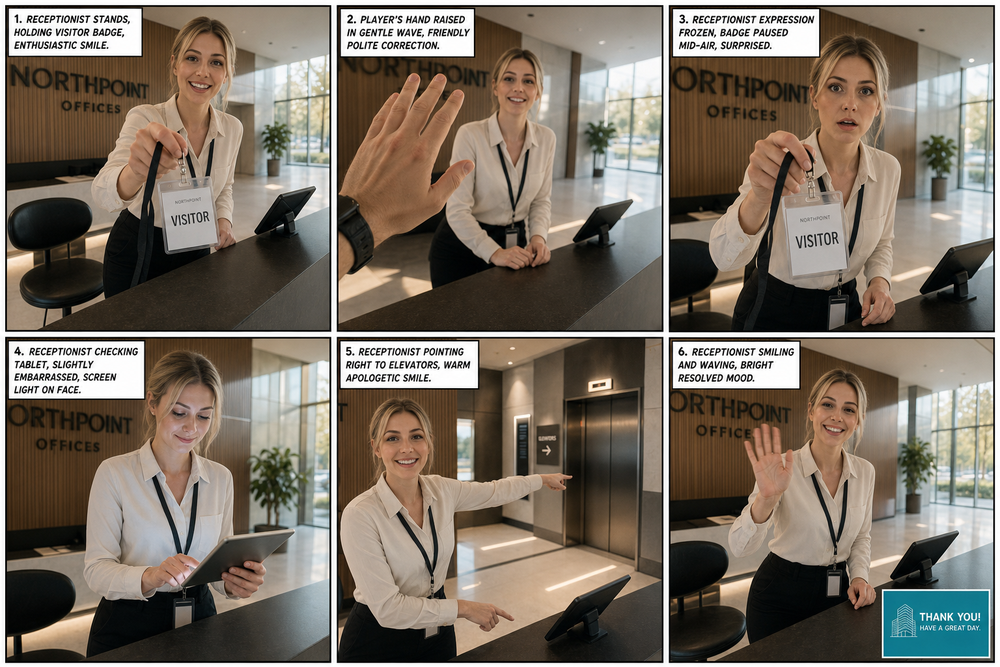
#> input picture 切图/0e2d374d8d04e75b2fc7c2a45ed4f2e5917bbda5f0d2761081cee08ab8301e70.png, 1000 x 667 px, shrunk from 1536 x 1024 before the run
$ python split_grid.py '切图/0e2d374d8d04e75b2fc7c2a45ed4f2e5917bbda5f0d2761081cee08ab8301e70.png' 5 5 out '切图/2487eba0aeccc6ec271b94aebea82602218d3082de48d1bce13e37849bb03346.png'
#> lines starting #> are read from the running program, lines starting #| are printed output that depends on the picture
#!/usr/bin/env python3
"""Split a storyboard grid image into individual panels.

Usage:
  Manual mode:  python3 split_grid.py <image> <rows> <cols> [output_dir] [prefix]
  Auto mode:    python3 split_grid.py <image> --auto [output_dir] [prefix]
                python3 split_grid.py <image> -a [output_dir] [prefix]
"""
import sys
import os
from PIL import Image

# ──────────────────────────────────────────
# Auto-detection
# ──────────────────────────────────────────

# [63 lines left out: function auto_detect_grid, not called in this run]


# ──────────────────────────────────────────
# Core splitter
# ──────────────────────────────────────────

def split_grid(image_path, rows, cols, output_dir=None, prefix="panel"):
    """
    Split a grid image into rows x cols panels.

    Args:
        image_path: Path to the grid image
        rows: Number of rows in the grid
        cols: Number of columns in the grid
        output_dir: Directory for output panels (default: same dir as input)
        prefix: Output filename prefix (default: "panel")

    Returns:
        List of output file paths
    """
#> called with rows = 5, cols = 5, output_dir = 'out'
    img = Image.open(image_path)
#> img is the input picture: PIL image 1000x667 RGB; mean R, G, B 122.2, 111.9, 99.9
    width, height = img.size
#> width = 1000; height = 667

    panel_w = width // cols
#> panel_w = 200
    panel_h = height // rows
#> panel_h = 133

    if output_dir is None:
        output_dir = os.path.dirname(image_path) or "."
    os.makedirs(output_dir, exist_ok=True)

    base_name = os.path.splitext(os.path.basename(image_path))[0]
    out_dir = os.path.join(output_dir, f"{base_name}_panels")
    os.makedirs(out_dir, exist_ok=True)

    outputs = []
    panel_num = 1
    for row in range(rows):
        for col in range(cols):
            left = col * panel_w
            upper = row * panel_h
            right = left + panel_w
            lower = upper + panel_h

            panel = img.crop((left, upper, right, lower))
            out_path = os.path.join(out_dir, f"{prefix}_{panel_num:02d}.png")
            panel.save(out_path, "PNG")
            outputs.append(out_path)
            panel_num += 1
#> this loop made 5 passes
#> pass 1, in split_grid, `panel.save(out_path, "PNG")`:
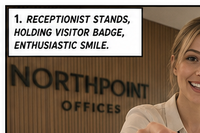
#> saved as 2487eba0aeccc6ec271b94aebea82602218d3082de48d1bce13e37849bb03346.png_01.png: PIL image 200x133 RGB; mean R, G, B 136.1, 118.6, 102.4
#> pass 1, in split_grid, `panel.save(out_path, "PNG")`:
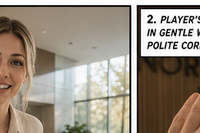
#> saved as 2487eba0aeccc6ec271b94aebea82602218d3082de48d1bce13e37849bb03346.png_02.png: PIL image 200x133 RGB; mean R, G, B 155.5, 144.3, 130.5
#> pass 1, in split_grid, `panel.save(out_path, "PNG")`:
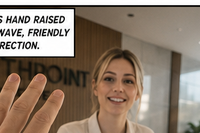
#> saved as 2487eba0aeccc6ec271b94aebea82602218d3082de48d1bce13e37849bb03346.png_03.png: PIL image 200x133 RGB; mean R, G, B 141.8, 124.9, 109.8
#> pass 1, in split_grid, `panel.save(out_path, "PNG")`:
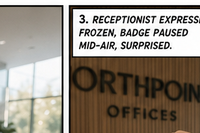
#> saved as 2487eba0aeccc6ec271b94aebea82602218d3082de48d1bce13e37849bb03346.png_04.png: PIL image 200x133 RGB; mean R, G, B 148.6, 139.8, 128.6
#> after the loop:
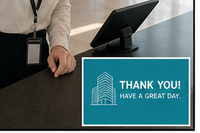
#> panel: PIL image 200x133 RGB; mean R, G, B 85.4, 108.1, 108.6
#> after the loop, outputs = 25 items; panel_num = 26

    # Summary file
    summary_path = os.path.join(out_dir, "mapping.txt")
    with open(summary_path, "w") as f:
        f.write(f"Source: {image_path}\n")
        f.write(f"Grid: {rows}x{cols} ({rows * cols} panels)\n")
        f.write(f"Panel size: {panel_w}x{panel_h}\n")
        f.write(f"\nPanels:\n")
        for i, p in enumerate(outputs, 1):
            f.write(f"  Panel {i}: {os.path.basename(p)}\n")
#> this loop made 25 passes

    print(f"✅ Split {image_path} into {rows * cols} panels ({rows}x{cols})")
    print(f"   Output: {out_dir}/")
#|    Output: out/0e2d374d8d04e75b2fc7c2a45ed4f2e5917bbda5f0d2761081cee08ab8301e70_panels/
    for i, p in enumerate(outputs, 1):
        print(f"   [{i}] {os.path.basename(p)}")

    return outputs


# ──────────────────────────────────────────
# CLI
# ──────────────────────────────────────────

if __name__ == "__main__":
    if len(sys.argv) < 2:
        print(__doc__)
        print("Examples:")
        print("  python3 split_grid.py storyboard.png 3 2")
        print("  python3 split_grid.py storyboard.png --auto")
        print("  python3 split_grid.py storyboard.png -a ./output scene")
        sys.exit(1)

    image_path = sys.argv[1]

    if not os.path.exists(image_path):
        print(f"❌ File not found: {image_path}")
        sys.exit(1)

    # ── Auto mode ──────────────────────
    if "--auto" in sys.argv or "-a" in sys.argv:
        # Extract optional [output_dir] [prefix] from remaining args
        flag_idx = sys.argv.index("--auto") if "--auto" in sys.argv else sys.argv.index("-a")
        extra = sys.argv[flag_idx + 1:]  # args after --auto
        output_dir = extra[0] if len(extra) > 0 else None
        prefix = extra[1] if len(extra) > 1 else "panel"

        rows, cols = auto_detect_grid(image_path)
        split_grid(image_path, rows, cols, output_dir, prefix)

    # ── Manual mode ────────────────────
    else:
        if len(sys.argv) < 4:
            print("❌ Manual mode needs <rows> <cols>")
            print("   python3 split_grid.py <image> <rows> <cols> [output_dir] [prefix]")
            print("   Or use --auto for automatic detection.")
            sys.exit(1)

        rows = int(sys.argv[2])
        cols = int(sys.argv[3])
        output_dir = sys.argv[4] if len(sys.argv) > 4 else None
        prefix = sys.argv[5] if len(sys.argv) > 5 else "panel"

        split_grid(image_path, rows, cols, output_dir, prefix)

$ run again, on 切图/5208dbe00e3fdb9211b2d86f8431c50dd50ee0a122f3915fee8c26493cb6c24a.png
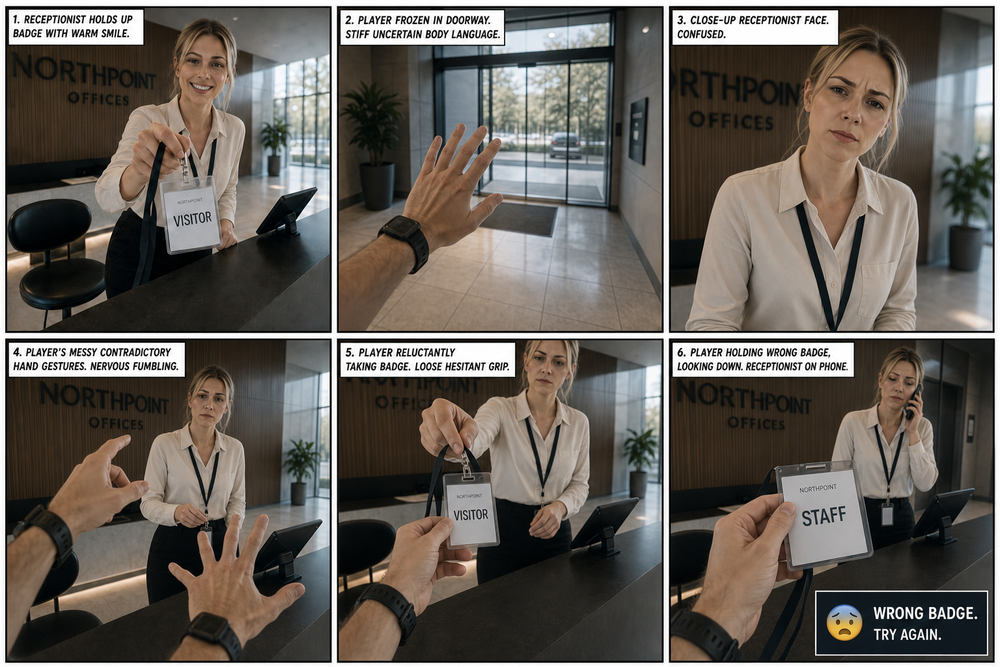
#> input picture 切图/5208dbe00e3fdb9211b2d86f8431c50dd50ee0a122f3915fee8c26493cb6c24a.png, 1000 x 667 px, shrunk from 1536 x 1024 before the run
#> in split_grid, img is the input picture: PIL image 1000x667 RGB; mean R, G, B 100.7, 94.7, 88.1
#> the loop in split_grid, `for row in range(rows):` made 5 passes
#> pass 1, in split_grid, `panel.save(out_path, "PNG")`:
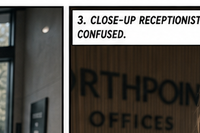
#> saved as 5208dbe00e3fdb9211b2d86f8431c50dd50ee0a122f3915fee8c26493cb6c24a.png_04.png: PIL image 200x133 RGB; mean R, G, B 92.7, 89.7, 84.8
#> after the loop in split_grid, `for row in range(rows):`:
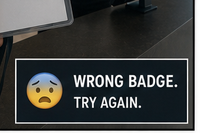
#> panel: PIL image 200x133 RGB; mean R, G, B 65.5, 67.5, 66.6
#> after the loop in split_grid, `for row in range(rows):`: outputs = 25 items; panel_num = 26
#> the loop in split_grid, `for i, p in enumerate(outputs, 1):` made 25 passes
#|    Output: out/5208dbe00e3fdb9211b2d86f8431c50dd50ee0a122f3915fee8c26493cb6c24a_panels/
